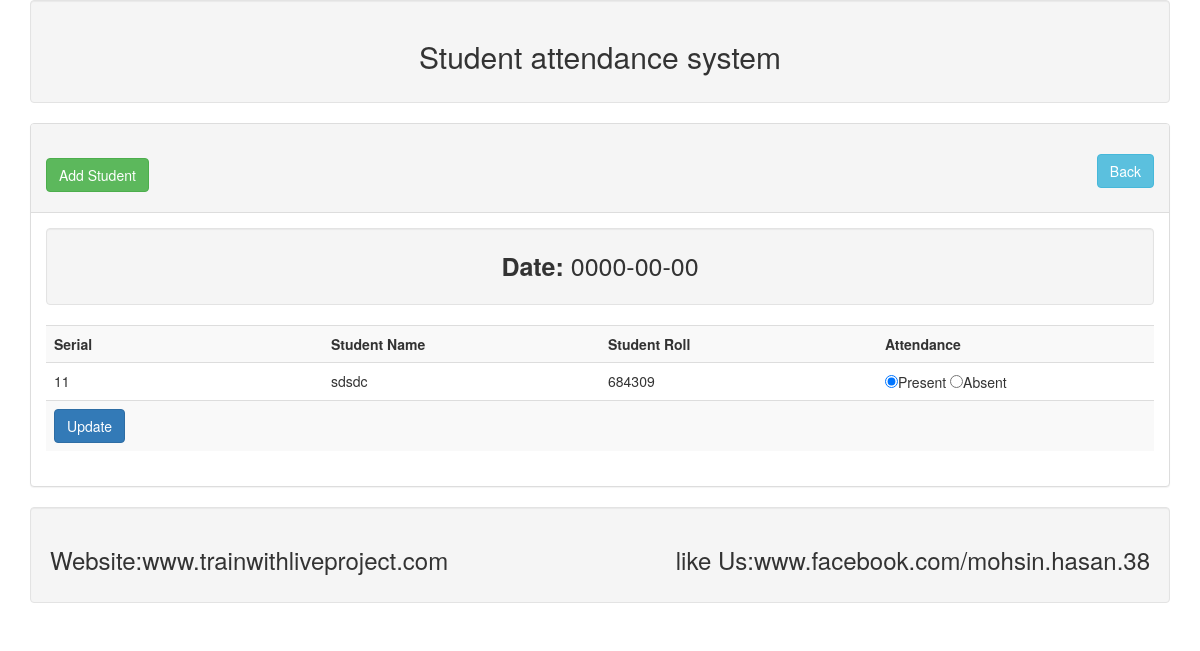
/student_view.php?dt=0000-00-00, run on the app's committed database.
### tables this page shows
CREATE TABLE `tbl_student` (
  `id` int(11) NOT NULL,
  `name` varchar(255) NOT NULL,
  `roll` int(11) NOT NULL
);

CREATE TABLE `tbl_attendance` (
  `id` int(11) NOT NULL,
  `roll` int(11) NOT NULL,
  `attend` varchar(30) NOT NULL,
  `attend_time` date NOT NULL
);

### library/Database.php (called while the page is built, shortened)
<?php
Class Database{
 public $host   = DB_HOST;
 public $user   = DB_USER;
 public $pass   = DB_PASS;
 public $dbname = DB_NAME;
 public $link;
private function connectDB(){
 $this->link = new mysqli($this->host, $this->user, $this->pass,
  $this->dbname);
 }
public function select($query){
  $result = $this->link->query($query) or
   die($this->link->error.__LINE__);
  if($result->num_rows > 0){
    return $result;
  } else {
    return false;
  }
 }
}
 ?>

### library/Student.php (called while the page is built, shortened)
<?php
$filepath=realpath(dirname(__FILE__));
include_once ($filepath.'/Database.php');
 ?>
<?php
class Student{
private $db;
  public  function __construct(){
    $this->db = new Database();
  }
            public function getAllData($dt){
              $query = "SELECT tbl_student.name, tbl_attendance.* FROM
                 tbl_student
                INNER JOIN tbl_attendance
                ON tbl_student.roll = tbl_attendance.roll
                WHERE attend_time ='$dt'";
              $result = $this->db->select($query);
              return $result;
            }
}
 ?>

### student_view.php (the view, shortened to what this page needs)
<?php
include 'include\header.php';
include 'library\Student.php';
?>
<?php
$stu = new Student();
$dt = $_GET['dt'];
 ?>
   <div class="panel panel-default">
     <div class="panel-heading">
       <h2>
         <a class="btn btn-success" href="add.php">Add Student</a>
         <a class="btn btn-info pull-right" href="date_view.php">Back </a>
       </h2>
     </div>
     <div class="panel-body">
       <div class="well text-center" style="font-size:25px">
         <strong>Date:</strong> <?php  echo $dt; ?>
       </div>
       <form class="" action="" method="post">
         <table class="table table-striped">
           <tr>
             <th width="25%">Serial</th>
             <th width="25%">Student Name</th>
             <th width="25%">Student Roll</th>
             <th width="25%">Attendance</th>
           </tr>
           <?php
            $get_student = $stu->getAllData($dt);
            if ($get_student) {
              $i = 0;
              while ($value =  $get_student->fetch_assoc()) {
               $i++;
            ?>
            <tr>
              <td><?php echo $i; ?>1</td>
              <td><?php echo $value['name']; ?></td>
              <td><?php echo $value['roll']; ?></td>
              <td>
                <input type="radio" name="attend[<?php echo $value['roll']; ?>]" value="present" <?php if($value['attend'] == "present") {echo "checked";}
                 ?>>Present
                <input type="radio" name="attend[<?php echo $value['roll']; ?>]" value="absent" <?php if($value['attend'] == "absent") {echo "checked";}
                 ?>>Absent
              </td>
            </tr>
         <?php   } } ?>
         <tr>
          <td colspan="4">
            <input type="submit" class="btn btn-primary" name="submit" value="Update">
          </td>
         </tr>
         </table>
       </form>
     </div>
   </div>
<?php include 'include\footer.php'; ?>

### data on the page
tbl_student: name "sdsdc", tbl_attendance.roll "684309"
tbl_attendance: attend "☑"

### other printed values
$dt "0000-00-00"
